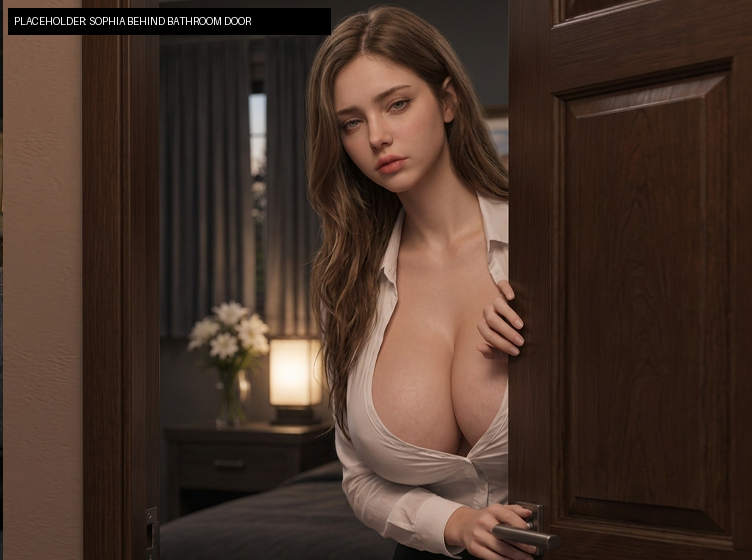
#> input picture assets/bg_sbath.png, 752 x 560 px, found by its file name
$ python make_sbath_scenes.py
#> lines starting #> are read from the running program, lines starting #| are printed output that depends on the picture
#!/usr/bin/env python3
"""v13.22: PLACEHOLDER pictures for the bathroom scenes (752 x 560 each), made from assets/bg_sbath.png with a tint and a label.
assets/bg_sbpeek.png = Sophia bathing, seen through the bathroom door (PEEP). assets/bg_stub.png = you and Sophia in the bathtub.
Replace them with real art (exactly 752 x 560, same file names); run this script only to get the placeholders back. Run from the project folder."""
from PIL import Image, ImageDraw
base = Image.open("assets/bg_sbath.png").convert("RGB")
#> base is the input picture: PIL image 752x560 RGB; mean R, G, B 71.5, 52, 41.5
if base.size != (752, 560): base = base.resize((752, 560), Image.NEAREST)
for name, tint, label in (("bg_sbpeek.png", (40, 90, 160), "PLACEHOLDER: SOPHIA BATHING (PEEP)"), ("bg_stub.png", (150, 70, 120), "PLACEHOLDER: SOPHIA AND YOU IN THE BATHTUB")):
    im = Image.blend(base, Image.new("RGB", base.size, tint), 0.45)
    d = ImageDraw.Draw(im)
    d.rectangle((8, 8, 330, 34), fill=(0, 0, 0)); d.text((14, 15), label, fill=(255, 255, 255))
    im.save("assets/" + name); print("assets/" + name, im.size)
#> this loop made 2 passes
#| assets/bg_sbpeek.png (752, 560)
#| assets/bg_stub.png (752, 560)
#> pass 1, `im = Image.blend(base, Image.new("RGB", base.size, tint), 0.45)`:
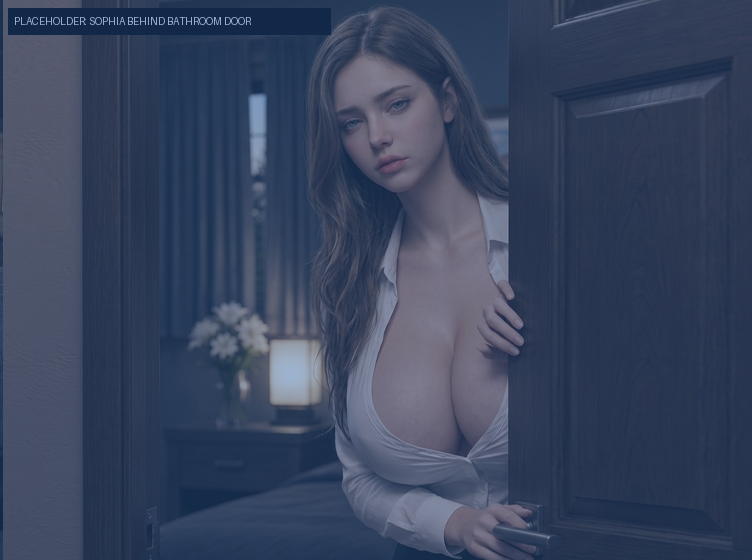
#> im: PIL image 752x560 RGB; mean R, G, B 56.9, 68.6, 94.3
#> pass 1, `im.save('assets/' + name)`:
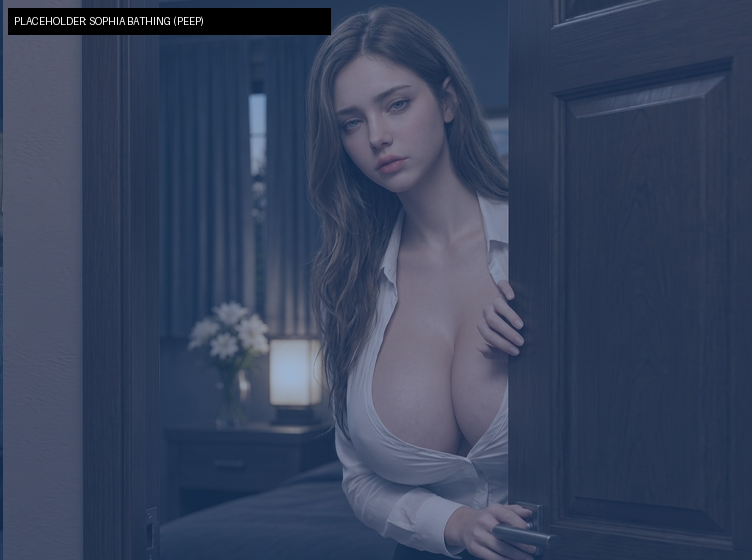
#> saved as bg_sbpeek.png: PIL image 752x560 RGB; mean R, G, B 56.6, 67.9, 92.9
#> pass 2, `im = Image.blend(base, Image.new("RGB", base.size, tint), 0.45)`:
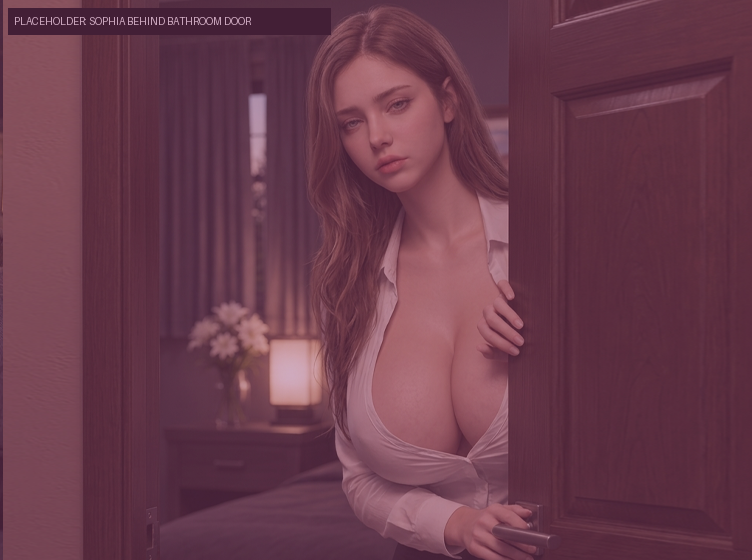
#> im: PIL image 752x560 RGB; mean R, G, B 106.3, 59.6, 76.3
#> pass 2, `im.save('assets/' + name)`:
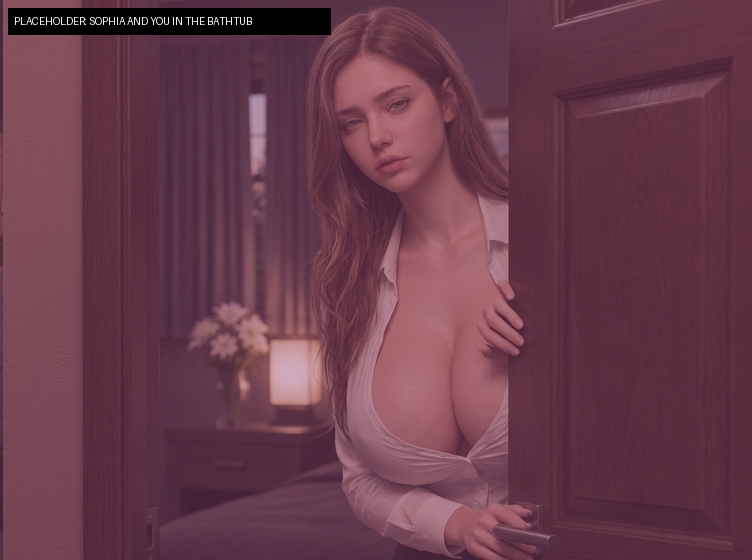
#> saved as bg_stub.png: PIL image 752x560 RGB; mean R, G, B 105.1, 59.1, 75.4

$ run again, with assets/Poker_Exhibition_Interior.png copied over assets/bg_sbath.png
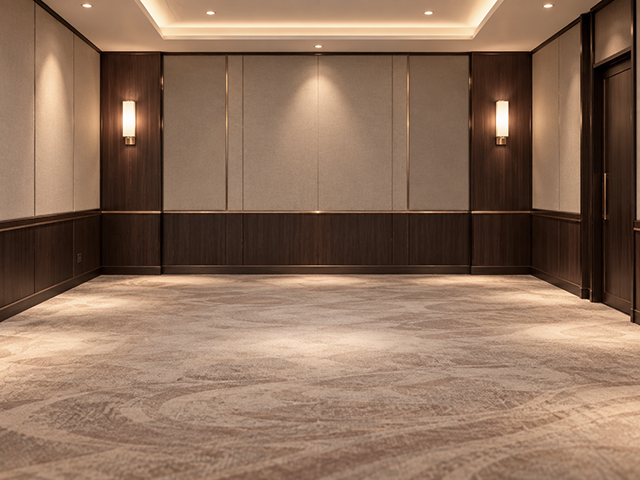
#> input picture assets/Poker_Exhibition_Interior.png, 640 x 480 px, found by its file name
#> base is the input picture: PIL image 640x480 RGB; mean R, G, B 140.4, 111.2, 90.8
#> base: PIL image 752x560 RGB
#> the loop `for name, tint, label in (("bg_sbpeek.png", (40, 90, 160), "PLACEHOLDE..` made 2 passes
#| assets/bg_sbpeek.png (752, 560)
#| assets/bg_stub.png (752, 560)
#> pass 1, `im.save('assets/' + name)`:
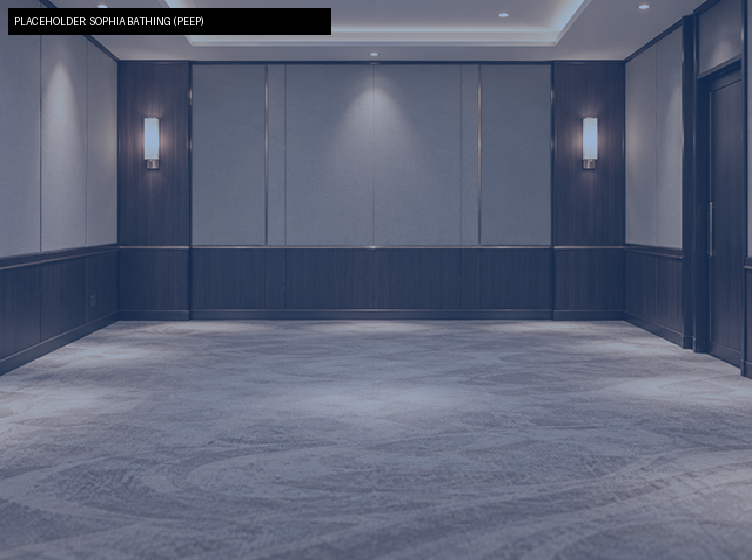
#> saved as bg_sbpeek.png: PIL image 752x560 RGB; mean R, G, B 92.7, 99, 119
#> pass 2, `im.save('assets/' + name)`:
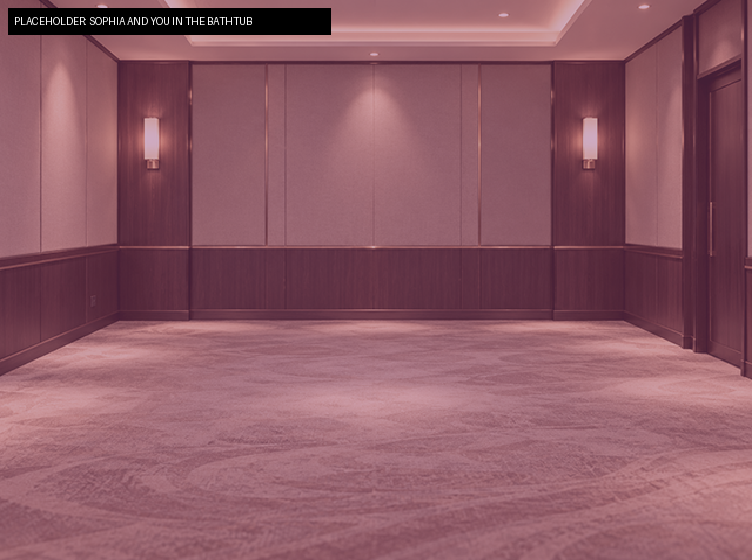
#> saved as bg_stub.png: PIL image 752x560 RGB; mean R, G, B 141.2, 90.3, 101.4
